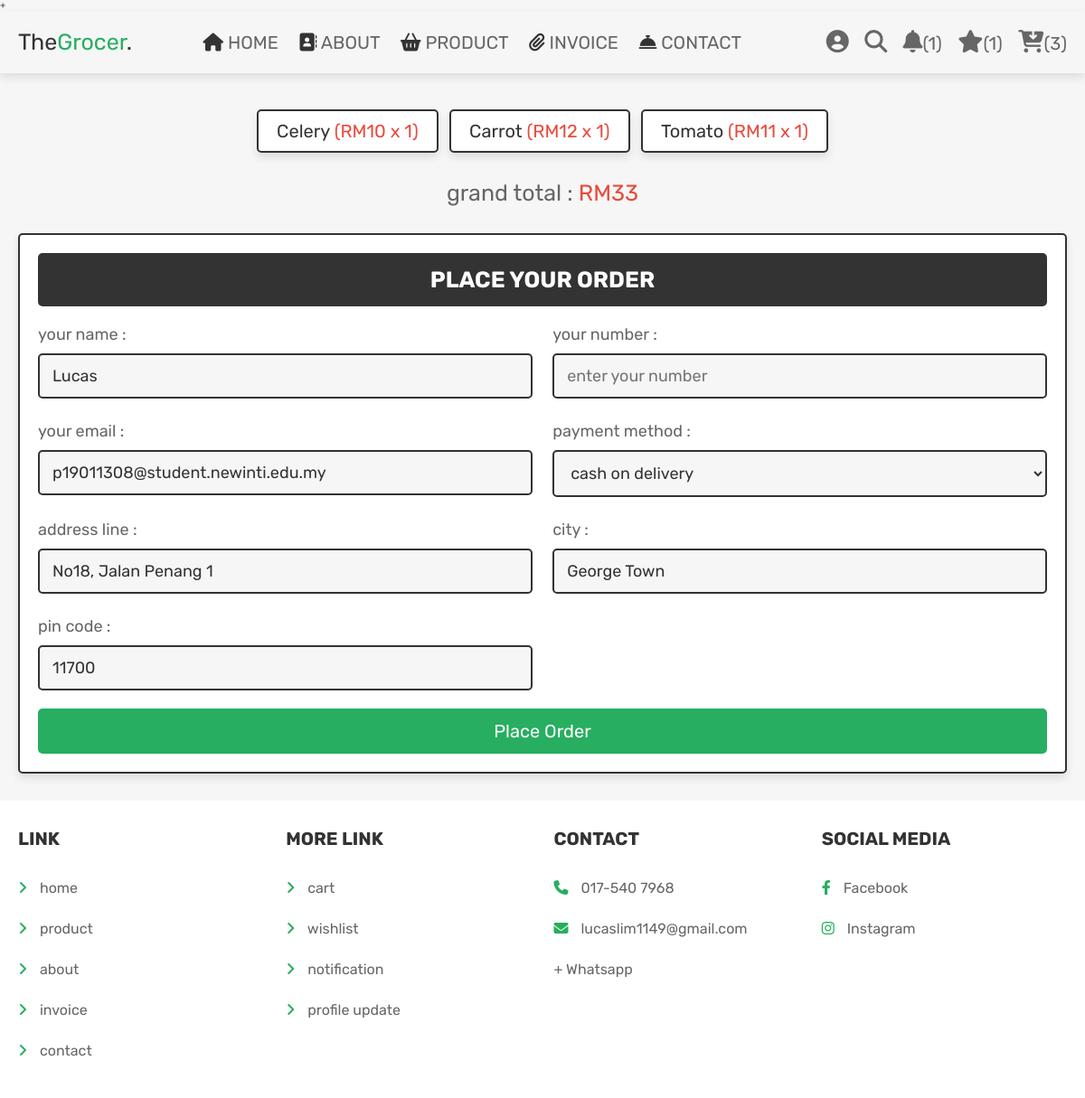
The page /checkout.php (signed in) on the database its author committed.
### tables this page shows
CREATE TABLE `cart` (
  `id` int(100) NOT NULL,
  `user_id` int(100) NOT NULL,
  `pid` int(100) NOT NULL,
  `name` varchar(100) NOT NULL,
  `price` int(100) NOT NULL,
  `quantity` int(100) NOT NULL,
  `image` varchar(100) NOT NULL
);

CREATE TABLE `users` (
  `id` int(100) NOT NULL,
  `name` varchar(100) NOT NULL,
  `email` varchar(100) NOT NULL,
  `password` varchar(100) NOT NULL,
  `number` varchar(100) NOT NULL,
  `address` varchar(100) NOT NULL,
  `city` varchar(100) NOT NULL,
  `pin` varchar(100) NOT NULL,
  `status` int(11) NOT NULL,
  `user_type` varchar(20) NOT NULL DEFAULT 'user'
);

### checkout.php (the view, shortened to what this page needs)
<?php
@include 'config.php';
$user_id = $_SESSION['user_id'];
?>
<!DOCTYPE html>
<html lang="en">
<head>
   <link rel="stylesheet" href="https://cdnjs.cloudflare.com/ajax/libs/font-awesome/6.1.1/css/all.min.css">
   <link rel="stylesheet" href="css/style.css">
</head>
<body>
<?php include 'header.php'; ?>
<section class="display-orders">
   <?php
      $cart_grand_total = 0;
      $select_cart_items = $conn->prepare("SELECT * FROM `cart` WHERE user_id = ?");
      $select_cart_items->execute([$user_id]);
      if($select_cart_items->rowCount() > 0){
         while($fetch_cart_items = $select_cart_items->fetch(PDO::FETCH_ASSOC)){
            $cart_total_price = ($fetch_cart_items['price'] * $fetch_cart_items['quantity']);
            $cart_grand_total += $cart_total_price;
   ?>
   <p> <?= $fetch_cart_items['name']; ?> <span>(<?= 'RM'.$fetch_cart_items['price'].' x '. $fetch_cart_items['quantity']; ?>)</span> </p>
   <?php
    }
   }else{
      echo '<p class="empty">your cart is empty!</p>';
   }
   ?>
   <div class="grand-total">grand total : <span>RM<?= $cart_grand_total; ?></span></div>
</section>
<section class="checkout-orders">
   <form action="" method="POST">
      <h3>place your order</h3>
      <div class="flex">
         <div class="inputBox">
            <span>your name :</span>
             <input type="text" name="name" value="<?= $fetch_profile['name']; ?>" placeholder="enter your name" required class="box">
         </div>
         <div class="inputBox">
            <span>your number :</span>
            <input type="number" name="number" value="<?= $fetch_profile['number']; ?>" placeholder="enter your number" class="box" required>
         </div>
         <div class="inputBox">
            <span>your email :</span>
            <input type="email" name="email" value="<?= $fetch_profile['email']; ?>"placeholder="enter your email" class="box" required>
         </div>
         <div class="inputBox">
            <span>payment method :</span>
            <select name="method" class="box" required>
               <option value="cash on delivery">cash on delivery</option>
            </select>
         </div>
         <div class="inputBox">
            <span>address line :</span>
            <input type="text" name="flat" placeholder="e.g. flat number" value="<?= $fetch_profile['address']; ?>" class="box" required>
         </div>
         <div class="inputBox">
            <span>city :</span>
            <input type="text" name="city" placeholder="e.g. jelutong" value="<?= $fetch_profile['city']; ?>" class="box" required>
         </div>
         <div class="inputBox">
            <span>pin code :</span>
            <input type="number" min="0" name="pin" placeholder="e.g. 123456" value="<?= $fetch_profile['pin']; ?>" class="box" required>
         </div>
      </div>
      <input type="submit" name="order" class="btn <?= ($cart_grand_total > 1)?'':'disabled'; ?>" value="place order">
   </form>
</section>
<?php include 'footer.php'; ?>
</body>
</html>

### css/style.css (style rules this page uses)
.display-orders { text-align: center; padding-bottom: 0; }
.display-orders p { display: inline-block; padding:1rem 2rem; margin:1rem .5rem; font-size: 2rem; text-align: center; border:var(--border); background-color: var(--white); box-shadow: var(--box-shadow); border-radius: .5rem; }
.display-orders p span { color:var(--red); }
.display-orders .grand-total { margin-top: 2rem; font-size: 2.5rem; color:var(--light-color); }
.display-orders .grand-total span { color:var(--red); }
.checkout-orders form { padding:2rem; border:var(--border); background-color: var(--white); box-shadow: var(--box-shadow); border-radius: .5rem; }
.checkout-orders form h3 { border-radius: .5rem; background-color: var(--black); color:var(--white); padding:1.5rem 1rem; text-align: center; text-transform: uppercase; margin-bottom: 2rem; font-size: 2.5rem; }
.checkout-orders form .flex { display: flex; flex-wrap: wrap; gap:1.5rem; justify-content: space-between; }
.checkout-orders form .flex .inputBox { width: 49%; }
.checkout-orders form .flex .inputBox .box { width: 100%; border:var(--border); border-radius: .5rem; font-size: 1.8rem; color:var(--black); padding:1.2rem 1.4rem; margin:1rem 0; background-color: var(--light-bg); }
.checkout-orders form .flex .inputBox span { font-size: 1.8rem; color:var(--light-color); }

### css/components.css (style rules this page uses)
:root { --green:#27ae60; --orange:#f39c12; --red:#e74c3c; --black:#333; --light-color:#666; --white:#fff; --light-bg:#f6f6f6; --border:.2rem solid var(--black); --box-shadow:0 .5rem 1rem rgba(0,0,0,.1); }
* { font-family: 'Rubik', sans-serif; margin:0; padding:0; box-sizing: border-box; outline: none; border:none; text-decoration: none; color:var(--black); }
body { background-color: var(--light-bg); }
html { font-size: 62.5%; overflow-x: hidden; scroll-behavior: smooth; scroll-padding-top: 6.5rem; }
section { padding:3rem 2rem; max-width: 1200px; margin:0 auto; }
.btn, .delete-btn, .option-btn { display: block; width: 100%; margin-top: 1rem; border-radius: .5rem; color:var(--white); font-size: 2rem; padding:1.3rem 3rem; text-transform: capitalize; cursor: pointer; text-align: center; }
.btn { background-color: var(--green); }

### rows shown on the page
cart: name "Celery", price "10", quantity "1"
cart: name "Carrot", price "12", quantity "1"
cart: name "Tomato", price "11", quantity "1"
users: name "Lucas", email "p19011308@student.newinti.edu.my", flat "No18, Jalan Penang 1", city "George Town", pin "11700"

### other values the page prints
$notif "1"
$count_wishlist_items->rowCount() "1"
$count_cart_items->rowCount() "3"
$cart_grand_total "33"
